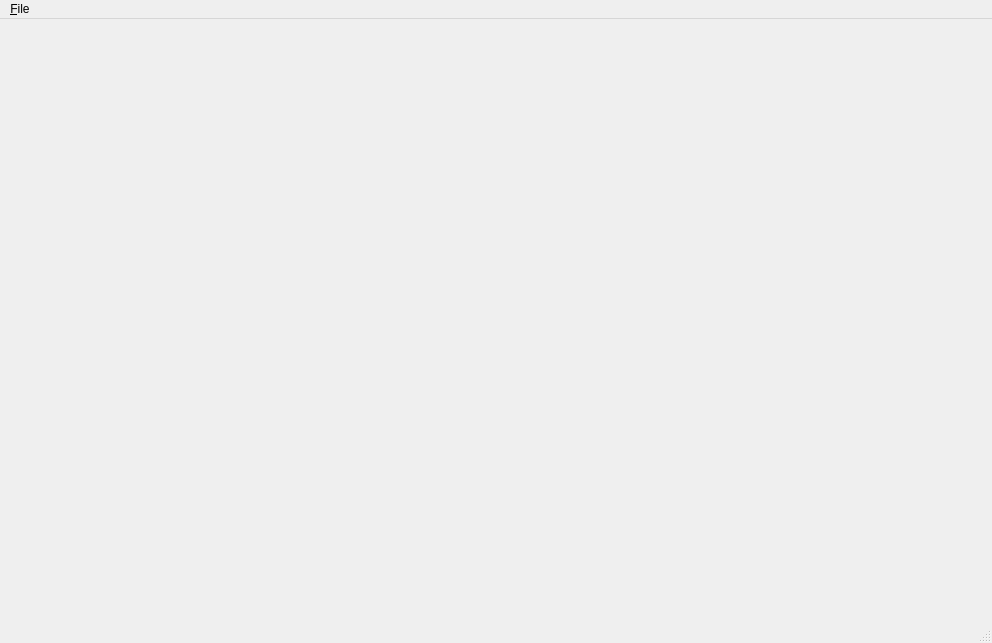
<?xml version="1.0" encoding="UTF-8"?>
<ui version="4.0">
 <class>MainWindow</class>
 <widget class="QMainWindow" name="MainWindow">
  <property name="geometry">
   <rect>
    <x>0</x>
    <y>0</y>
    <width>992</width>
    <height>643</height>
   </rect>
  </property>
  <property name="windowTitle">
   <string>MainWindow</string>
  </property>
  <widget class="QWidget" name="centralwidget"/>
  <widget class="QMenuBar" name="menubar">
   <property name="geometry">
    <rect>
     <x>0</x>
     <y>0</y>
     <width>992</width>
     <height>22</height>
    </rect>
   </property>
   <widget class="QMenu" name="menuFile">
    <property name="title">
     <string>&amp;File</string>
    </property>
    <property name="icon">
     <iconset theme="Material"/>
    </property>
    <addaction name="action_Save_Config"/>
    <addaction name="action_Open_Config"/>
    <addaction name="separator"/>
    <addaction name="actionExit"/>
   </widget>
   <addaction name="menuFile"/>
  </widget>
  <widget class="QStatusBar" name="statusbar"/>
  <action name="action_Save_Config">
   <property name="text">
    <string>&amp;Save Config</string>
   </property>
  </action>
  <action name="action_Open_Config">
   <property name="text">
    <string>&amp;Open Config</string>
   </property>
  </action>
  <action name="actionExit">
   <property name="text">
    <string>Exit</string>
   </property>
  </action>
 </widget>
 <resources/>
 <connections/>
</ui>
